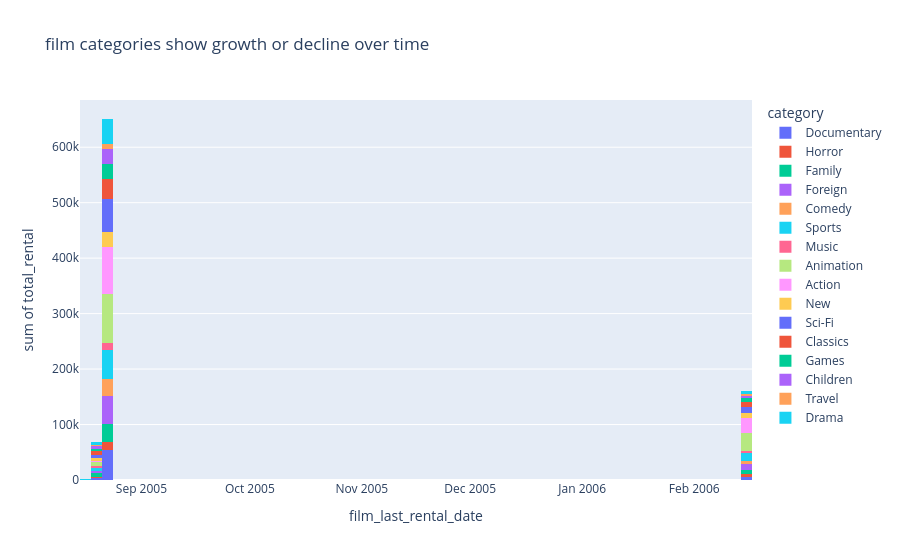

Notebook code for this chart:
### Code cell
category_trend = df.groupby('category')['total_rental'].sum()
fig6=px.histogram(
    df,
    x='film_last_rental_date',
    y='total_rental',
    color='category',
    title='film categories show growth or decline over time'
).show()

### Figure 1 — Plotly figure (JSON) as saved in the notebook; plotly's stock layout.template omitted (floating-point values rounded to 4 significant figures; data arrays with more than 128 entries replaced by an {"elided": "..."} marker saying what was removed)
{"data": [{"bingroup": "x", "histfunc": "sum", "hovertemplate": "category=Documentary<br>film_last_rental_date=%{x}<br>sum of total_rental=%{y}<extra></extra>", "legendgroup": "Documentary", "marker": {"color": "#636efa", "pattern": {"shape": ""}}, "name": "Documentary", "orientation": "v", "showlegend": true, "type": "histogram", "x": {"elided": "2646 str values"}, "xaxis": "x", "y": {"elided": "2646 int values"}, "yaxis": "y"}, {"bingroup": "x", "histfunc": "sum", "hovertemplate": "category=Horror<br>film_last_rental_date=%{x}<br>sum of total_rental=%{y}<extra></extra>", "legendgroup": "Horror", "marker": {"color": "#EF553B", "pattern": {"shape": ""}}, "name": "Horror", "orientation": "v", "showlegend": true, "type": "histogram", "x": {"elided": "848 str values"}, "xaxis": "x", "y": {"elided": "848 int values"}, "yaxis": "y"}, {"bingroup": "x", "histfunc": "sum", "hovertemplate": "category=Family<br>film_last_rental_date=%{x}<br>sum of total_rental=%{y}<extra></extra>", "legendgroup": "Family", "marker": {"color": "#00cc96", "pattern": {"shape": ""}}, "name": "Family", "orientation": "v", "showlegend": true, "type": "histogram", "x": {"elided": "1943 str values"}, "xaxis": "x", "y": {"elided": "1943 int values"}, "yaxis": "y"}, {"bingroup": "x", "histfunc": "sum", "hovertemplate": "category=Foreign<br>film_last_rental_date=%{x}<br>sum of total_rental=%{y}<extra></extra>", "legendgroup": "Foreign", "marker": {"color": "#ab63fa", "pattern": {"shape": ""}}, "name": "Foreign", "orientation": "v", "showlegend": true, "type": "histogram", "x": {"elided": "2546 str values"}, "xaxis": "x", "y": {"elided": "2546 int values"}, "yaxis": "y"}, {"bingroup": "x", "histfunc": "sum", "hovertemplate": "category=Comedy<br>film_last_rental_date=%{x}<br>sum of total_rental=%{y}<extra></extra>", "legendgroup": "Comedy", "marker": {"color": "#FFA15A", "pattern": {"shape": ""}}, "name": "Comedy", "orientation": "v", "showlegend": true, "type": "histogram", "x": {"elided": "1624 str values"}, "xaxis": "x", "y": {"elided": "1624 int values"}, "yaxis": "y"}, {"bingroup": "x", "histfunc": "sum", "hovertemplate": "category=Sports<br>film_last_rental_date=%{x}<br>sum of total_rental=%{y}<extra></extra>", "legendgroup": "Sports", "marker": {"color": "#19d3f3", "pattern": {"shape": ""}}, "name": "Sports", "orientation": "v", "showlegend": true, "type": "histogram", "x": {"elided": "2993 str values"}, "xaxis": "x", "y": {"elided": "2993 int values"}, "yaxis": "y"}, {"bingroup": "x", "histfunc": "sum", "hovertemplate": "category=Music<br>film_last_rental_date=%{x}<br>sum of total_rental=%{y}<extra></extra>", "legendgroup": "Music", "marker": {"color": "#FF6692", "pattern": {"shape": ""}}, "name": "Music", "orientation": "v", "showlegend": true, "type": "histogram", "x": {"elided": "714 str values"}, "xaxis": "x", "y": {"elided": "714 int values"}, "yaxis": "y"}, {"bingroup": "x", "histfunc": "sum", "hovertemplate": "category=Animation<br>film_last_rental_date=%{x}<br>sum of total_rental=%{y}<extra></extra>", "legendgroup": "Animation", "marker": {"color": "#B6E880", "pattern": {"shape": ""}}, "name": "Animation", "orientation": "v", "showlegend": true, "type": "histogram", "x": {"elided": "5248 str values"}, "xaxis": "x", "y": {"elided": "5248 int values"}, "yaxis": "y"}, {"bingroup": "x", "histfunc": "sum", "hovertemplate": "category=Action<br>film_last_rental_date=%{x}<br>sum of total_rental=%{y}<extra></extra>", "legendgroup": "Action", "marker": {"color": "#FF97FF", "pattern": {"shape": ""}}, "name": "Action", "orientation": "v", "showlegend": true, "type": "histogram", "x": {"elided": "4758 str values"}, "xaxis": "x", "y": {"elided": "4758 int values"}, "yaxis": "y"}, {"bingroup": "x", "histfunc": "sum", "hovertemplate": "category=New<br>film_last_rental_date=%{x}<br>sum of total_rental=%{y}<extra></extra>", "legendgroup": "New", "marker": {"color": "#FECB52", "pattern": {"shape": ""}}, "name": "New", "orientation": "v", "showlegend": true, "type": "histogram", "x": {"elided": "1620 str values"}, "xaxis": "x", "y": {"elided": "1620 int values"}, "yaxis": "y"}, {"bingroup": "x", "histfunc": "sum", "hovertemplate": "category=Sci-Fi<br>film_last_rental_date=%{x}<br>sum of total_rental=%{y}<extra></extra>", "legendgroup": "Sci-Fi", "marker": {"color": "#636efa", "pattern": {"shape": ""}}, "name": "Sci-Fi", "orientation": "v", "showlegend": true, "type": "histogram", "x": {"elided": "3068 str values"}, "xaxis": "x", "y": {"elided": "3068 int values"}, "yaxis": "y"}, {"bingroup": "x", "histfunc": "sum", "hovertemplate": "category=Classics<br>film_last_rental_date=%{x}<br>sum of total_rental=%{y}<extra></extra>", "legendgroup": "Classics", "marker": {"color": "#EF553B", "pattern": {"shape": ""}}, "name": "Classics", "orientation": "v", "showlegend": true, "type": "histogram", "x": {"elided": "2052 str values"}, "xaxis": "x", "y": {"elided": "2052 int values"}, "yaxis": "y"}, {"bingroup": "x", "histfunc": "sum", "hovertemplate": "category=Games<br>film_last_rental_date=%{x}<br>sum of total_rental=%{y}<extra></extra>", "legendgroup": "Games", "marker": {"color": "#00cc96", "pattern": {"shape": ""}}, "name": "Games", "orientation": "v", "showlegend": true, "type": "histogram", "x": {"elided": "1682 str values"}, "xaxis": "x", "y": {"elided": "1682 int values"}, "yaxis": "y"}, {"bingroup": "x", "histfunc": "sum", "hovertemplate": "category=Children<br>film_last_rental_date=%{x}<br>sum of total_rental=%{y}<extra></extra>", "legendgroup": "Children", "marker": {"color": "#ab63fa", "pattern": {"shape": ""}}, "name": "Children", "orientation": "v", "showlegend": true, "type": "histogram", "x": {"elided": "1508 str values"}, "xaxis": "x", "y": {"elided": "1508 int values"}, "yaxis": "y"}, {"bingroup": "x", "histfunc": "sum", "hovertemplate": "category=Travel<br>film_last_rental_date=%{x}<br>sum of total_rental=%{y}<extra></extra>", "legendgroup": "Travel", "marker": {"color": "#FFA15A", "pattern": {"shape": ""}}, "name": "Travel", "orientation": "v", "showlegend": true, "type": "histogram", "x": {"elided": "530 str values"}, "xaxis": "x", "y": {"elided": "530 int values"}, "yaxis": "y"}, {"bingroup": "x", "histfunc": "sum", "hovertemplate": "category=Drama<br>film_last_rental_date=%{x}<br>sum of total_rental=%{y}<extra></extra>", "legendgroup": "Drama", "marker": {"color": "#19d3f3", "pattern": {"shape": ""}}, "name": "Drama", "orientation": "v", "showlegend": true, "type": "histogram", "x": {"elided": "2379 str values"}, "xaxis": "x", "y": {"elided": "2379 int values"}, "yaxis": "y"}], "layout": {"barmode": "relative", "legend": {"title": {"text": "category"}, "tracegroupgap": 0}, "title": {"text": "film categories show growth or decline over time"}, "xaxis": {"anchor": "y", "domain": [0, 1], "title": {"text": "film_last_rental_date"}}, "yaxis": {"anchor": "x", "domain": [0, 1], "title": {"text": "sum of total_rental"}}}}
